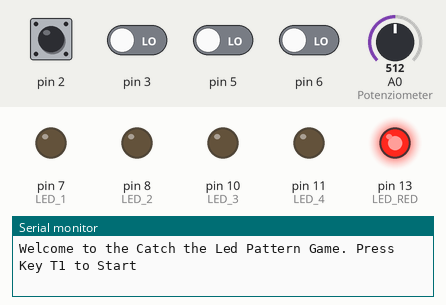
Simulated run of this sketch. Board: Arduino Uno, built with avr-gcc and run on an emulated ATmega328P. Parts: output pins drawn as LEDs (lit = HIGH), the last lines printed to the serial monitor. Dashed ring = blinking. The inputs (shaded band) are chosen by the test bench; at power-on: pin 2, pin 3, pin 5, pin 6 LOW, A0 (Potenziometer) = 512. Random numbers use the default seed unless the sketch sets one.

Above: at 1.2 s.
1.3 s: pin 2 driven HIGH
At 1.9 s:
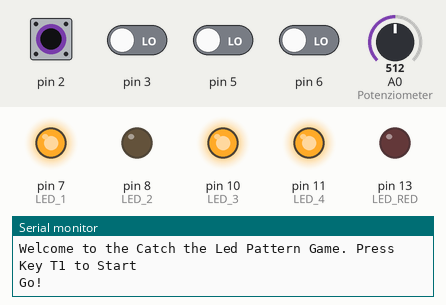
2.8 s: pin 3 driven HIGH
At 3.6 s:
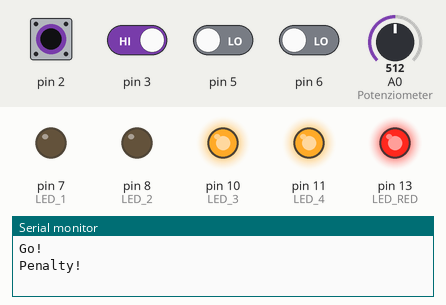
5.8 s: pin 5 driven HIGH
At 7.2 s:
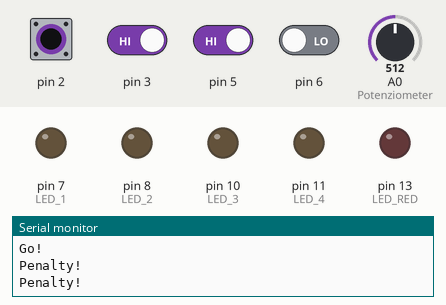
8.8 s: pin 6 driven HIGH
At 11.5 s:
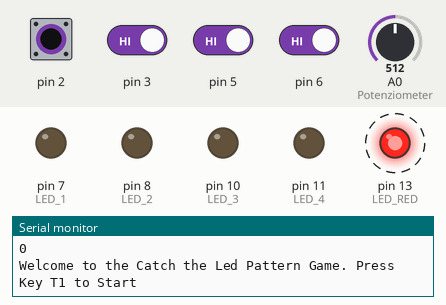
11.8 s: pin 2 pulsed LOW 2 times (0.12 s each, 0.3 s apart)
At 14.8 s:
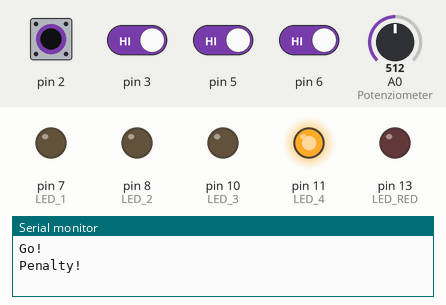
Timing chart, 0 to 16.3 s (numbered marks = the images above; inputs shaded):
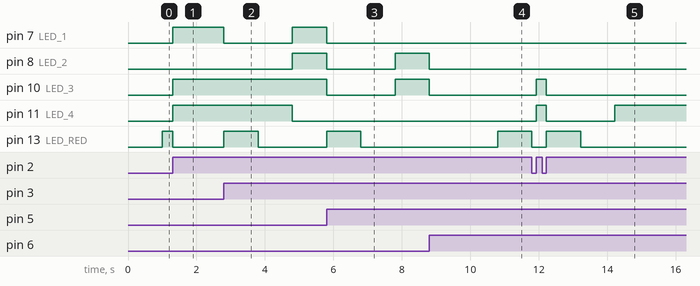

The sketch:

main.ino
```cpp
#include <avr/sleep.h>
#include "TimerOne.h"
#include "EnableInterrupt.h"

#define BUTTON_1 2
#define BUTTON_2 3
#define BUTTON_3 5
#define BUTTON_4 6
#define LED_1 7
#define LED_2 8
#define LED_3 10
#define LED_4 11
#define LED_RED 13
#define Potenziometer A0

int T1 = 2000; //pause between match
int T2 = 5000; //time show pattern
int T3 = 5000; //response time

long initStateTimeout = 10000; //10 sec
bool initState = true;
bool printInitMessage = true;
bool blinkFlag = false;
bool systemOnPause = false;
long startingTime;
long currentTime;
int life=3;
int points=0;
int factor=500;

bool setPattern=true;
bool showPattern=false;
bool pausePhase=false;
long showPatternInitialTime;
long responseInitialTime;
long pausePhaseInitialTime;
long errorInitialTime;
bool responsePhase=false;
bool notifyError=false;
const int errorNotificationTime=1000;
bool led_1_pattern = false;
bool led_2_pattern = false;
bool led_3_pattern = false;
bool led_4_pattern = false;
bool led_1_on = false;
bool led_2_on = false;
bool led_3_on = false;
bool led_4_on = false;


void shutDown(){
  digitalWrite(LED_RED,LOW);
  systemOnPause=true;
  Timer1.stop();
  set_sleep_mode(SLEEP_MODE_PWR_DOWN);
  sleep_enable();
  sleep_mode();
}

void wakeUp(){
  sleep_disable();
  Timer1.restart();
  startingTime=millis();
  printInitMessage=true;
  systemOnPause=false;
}

void turnOff(){
  digitalWrite(LED_1,LOW);
  digitalWrite(LED_2,LOW);
  digitalWrite(LED_3,LOW);
  digitalWrite(LED_4,LOW);
  led_1_on = false;
  led_2_on = false;
  led_3_on = false;
  led_4_on = false;
}

//must becomr fade not blick
void blinky(){
 if (!blinkFlag){
 digitalWrite(LED_RED, HIGH);
 } else {
 digitalWrite(LED_RED, LOW);
 }
 blinkFlag = !blinkFlag;
}

void startGame(){
  initState=false;
  setPattern=true;
  Timer1.stop();
  digitalWrite(LED_RED, LOW);
  Serial.println("Go!");
  int level = analogRead(Potenziometer);

  if(level<250){
    factor=62;
  } else if (level<500) {
    factor=125;
  } else if (level<750) {
    factor=250;
  } else if (level<1024) {
    factor=500;
  };

}

void endResponsePhase(){
  responsePhase=false;
  pausePhase=true;
  pausePhaseInitialTime=millis();
  turnOff();
}

void generatePattern(){
  led_1_pattern = (random(10)%2==0);
  led_2_pattern = (random(10)%2==0);
  led_3_pattern = (random(10)%2==0);
  led_4_pattern = (random(10)%2==0);
  setPattern=false;
  showPattern=true;
  showPatternInitialTime=millis();
  if(!led_1_pattern && !led_2_pattern && !led_3_pattern && !led_4_pattern){
    generatePattern();
  }
}

void displayPattern(){
  digitalWrite(LED_1,led_1_pattern?HIGH:LOW);
  digitalWrite(LED_2,led_2_pattern?HIGH:LOW);
  digitalWrite(LED_3,led_3_pattern?HIGH:LOW);
  digitalWrite(LED_4,led_4_pattern?HIGH:LOW);
}

void displayReponse(){
  digitalWrite(LED_1,led_1_on?HIGH:LOW);
  digitalWrite(LED_2,led_2_on?HIGH:LOW);
  digitalWrite(LED_3,led_3_on?HIGH:LOW);
  digitalWrite(LED_4,led_4_on?HIGH:LOW);
}

void initStateButton(){
    if(systemOnPause){
      wakeUp();
    }else{
      startGame();
    }
}

void gameOver(){
  Serial.println("Game Over. Final Score: ");
  Serial.println(points);
  initState=true;
  pausePhase=false;
  notifyError=false;
  printInitMessage=true;
  startingTime=millis();
  Timer1.restart();
  life=3;
  points=0;
  turnOff();
}

void onError(){
  notifyError=true;
  errorInitialTime=millis();
  life=life-1;
  Serial.println("Penalty!");
  if(life<=0){
    gameOver();
  }
}

void hidePattern(){
   turnOff();
   responsePhase=true;
   showPattern=false;
   responseInitialTime=millis();
}

void earlyResponseCheck(){
  if(showPattern){
    hidePattern();
    endResponsePhase();
    onError();
  }
}

void onButton1Press(){
  if(initState){
    initStateButton();
  }else{
    if(responsePhase){
      led_1_on=true;
    }
    earlyResponseCheck();
  }
}

void onButton2Press(){
  if(initState){
    initStateButton();
  }else{
    if(responsePhase){
      led_2_on=true;
    }
    earlyResponseCheck();
  }
}

void onButton3Press(){
  if(initState){
    initStateButton();
  }else{
    if(responsePhase){
      led_3_on=true;
    }
    earlyResponseCheck();
  }
}

void onButton4Press(){
  if(initState){
    initStateButton();
  }else{
    if(responsePhase){
      led_4_on=true;
    }
    earlyResponseCheck();
  }
}

void onCorrectAnswer(){
  Serial.println("New point! Score:");
  Serial.println(points);
  T2=T2-factor;
  T3=T3-factor;
  points=points+1;
}

void setup() {
  Serial.begin(9600);
  pinMode(LED_RED, OUTPUT);
  pinMode(LED_1, OUTPUT);
  pinMode(LED_2, OUTPUT);
  pinMode(LED_3, OUTPUT);
  pinMode(LED_4, OUTPUT);
  Timer1.initialize(1000000);
  Timer1.attachInterrupt(blinky);
  startingTime=millis();
  randomSeed(analogRead(0));
  enableInterrupt(BUTTON_1, onButton1Press, RISING);
  enableInterrupt(BUTTON_2, onButton2Press, RISING);
  enableInterrupt(BUTTON_3, onButton3Press, RISING);
  enableInterrupt(BUTTON_4, onButton4Press, RISING);
}

void loop() {
  long currentTime = millis();
  if(initState){
    if(printInitMessage){
      Serial.println("Welcome to the Catch the Led Pattern Game. Press Key T1 to Start");
      printInitMessage=false;
    }
    if((currentTime-startingTime) > initStateTimeout){
      shutDown();
    }
  } else {
    if(setPattern){
      generatePattern();
    }
    if(showPattern){
      if((currentTime-showPatternInitialTime) < T2 ){
        displayPattern();
      } else {
        hidePattern();
      }
    }
    if(responsePhase){
      displayReponse();
    }
    if(responsePhase && (currentTime-responseInitialTime) > T3){
      if(
        led_1_pattern == led_1_on &&
        led_2_pattern == led_2_on &&
        led_3_pattern == led_3_on &&
        led_4_pattern == led_4_on
      ){
        onCorrectAnswer();
      }else{
        onError();
      }
      endResponsePhase();
    }
    if(pausePhase){
       if((currentTime-pausePhaseInitialTime) > T1 ){
         setPattern=true;
         pausePhase=false;
       }
       if(notifyError) {
         if((currentTime-errorInitialTime) > errorNotificationTime){
           digitalWrite(LED_RED, LOW);
           notifyError=false;
         } else {
           digitalWrite(LED_RED, HIGH);
         }
       }
    }
  }
}
```

Measured:
- after the input at 1.3 s, pin 7 (LED_1), pin 10 (LED_3), pin 11 (LED_4): LOW → HIGH at once
- after the input at 2.8 s, pin 7 (LED_1): HIGH → LOW at once, → HIGH 2.0 s later; pin 8 (LED_2): LOW → HIGH after 2.0 s; pin 11 (LED_4): HIGH → LOW after 2.0 s; pin 13 (LED_RED): LOW → HIGH at once, → LOW 1.0 s later
- after the input at 5.8 s, pin 7 (LED_1): HIGH → LOW at once; pin 8 (LED_2), pin 10 (LED_3): HIGH → LOW at once, → HIGH 2.0 s later; pin 13 (LED_RED): LOW → HIGH at once, → LOW 1.0 s later
- after the input at 8.8 s, pin 8 (LED_2), pin 10 (LED_3): HIGH → LOW at once; pin 13 (LED_RED): LOW → HIGH after 2.0 s
- after the input at 11.8 s, pin 10 (LED_3): LOW → HIGH after 0.12 s, → LOW 0.30 s later; pin 11 (LED_4): LOW → HIGH after 0.12 s, → LOW 0.30 s later, → HIGH 2.0 s later
